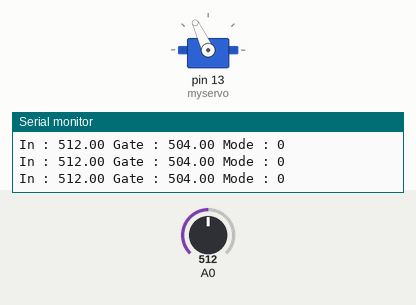
Simulated run of this sketch. Board: Arduino Uno, built with avr-gcc and run on an emulated ATmega328P. Shown: servo, the last lines printed to the serial monitor. The inputs (shaded band) are chosen by the test bench; at power-on: A0 = 512.

Above: at 6.2 s.
6.3 s: A0 set to 486
At 6.53 s:
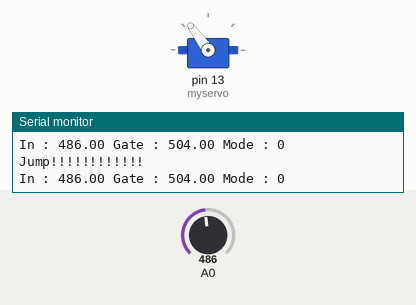
9.3 s: A0 set to 511
At 10.0 s:
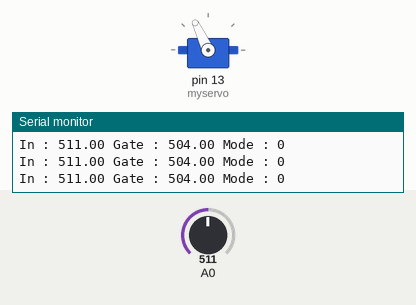
12.3 s: A0 set to 306
At 12.66 s:
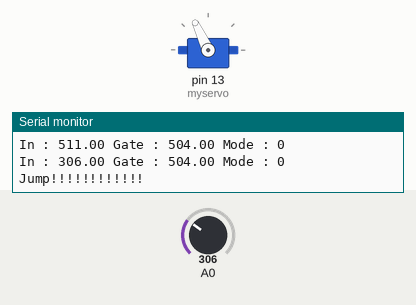
Timing chart, 0 to 15.3 s (numbered marks = the images above; inputs shaded):
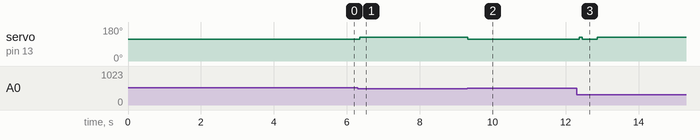

The sketch:

autodino-20200508_2mode_wihfunction.ino
```cpp
#include <Servo.h>
Servo myservo;
int mode = 0; //0: day ; 1: night
float sensorValue = 0.0;
float gateValue = 0.0;

void setup() {
  // put your setup code here, to run once:

  Serial.begin(9600);
  myservo.attach(13);
  myservo.write(115);

  //Detect enviroment light value to set the init gatevalue
  for (int i = 0 ; i < 50 ; i++) {
    gateValue += analogRead(A0);
    delay(100);
  }
  gateValue = (gateValue / 50) - 8.0;
  Serial.println("Init Ok!! Let Dino Run!!");
}

void loop() {
  // put your main code here, to run repeatedly:
  sensorValue = analogRead(A0);
  Serial.print("In : ");
  Serial.print(sensorValue);
  Serial.print(" Gate : ");
  Serial.print(gateValue);
  Serial.print(" Mode : ");
  Serial.println(mode);

  delay(1);
  if (mode == 0 && (sensorValue < gateValue - 100)) {
    mode = 1; //Night Mode
    dinojump();

    delay(400); //延遲0.1秒再開始初始化
    gateValue = sensorValue - 5;
    //Detect enviroment light value to set the init gatevalue
    /*
      for (int i = 0 ; i < 50 ; i++) {
       gateValue += sensorValue;
       delay(1);
      }

      gateValue = (gateValue / 100) + 5;

    */
  } else if (mode == 1 && (sensorValue > gateValue + 100)) {
    mode = 0; //Light Mode

    //Detect enviroment light value to set the init gatevalue
    for (int i = 0 ; i < 50 ; i++) {
      gateValue += sensorValue;
      delay(2);
    }
    gateValue = (gateValue / 50) - 5;
  }
  if (mode == 0) {
    //Light Mode
    if (sensorValue < gateValue ) {
      dinojump();
    }
  } else {
    //Night Mode
    if (sensorValue > gateValue ) {
      dinojump();
    }
  }
}
void dinojump() {
  myservo.write(126);
  delay(90);
  myservo.write(115);
  //delay(20);
  Serial.println("Jump!!!!!!!!!!!!");
}
```

Measured:
- after the input at 6.3 s, servo on pin 13 (myservo): 115° → 126° after 0.05 s
- after the input at 9.3 s, servo on pin 13 (myservo): 126° → 115° at once
- after the input at 12.3 s, servo on pin 13 (myservo): 115° → 126° after 0.07 s, → 115° 0.09 s later, → 126° 0.40 s later
